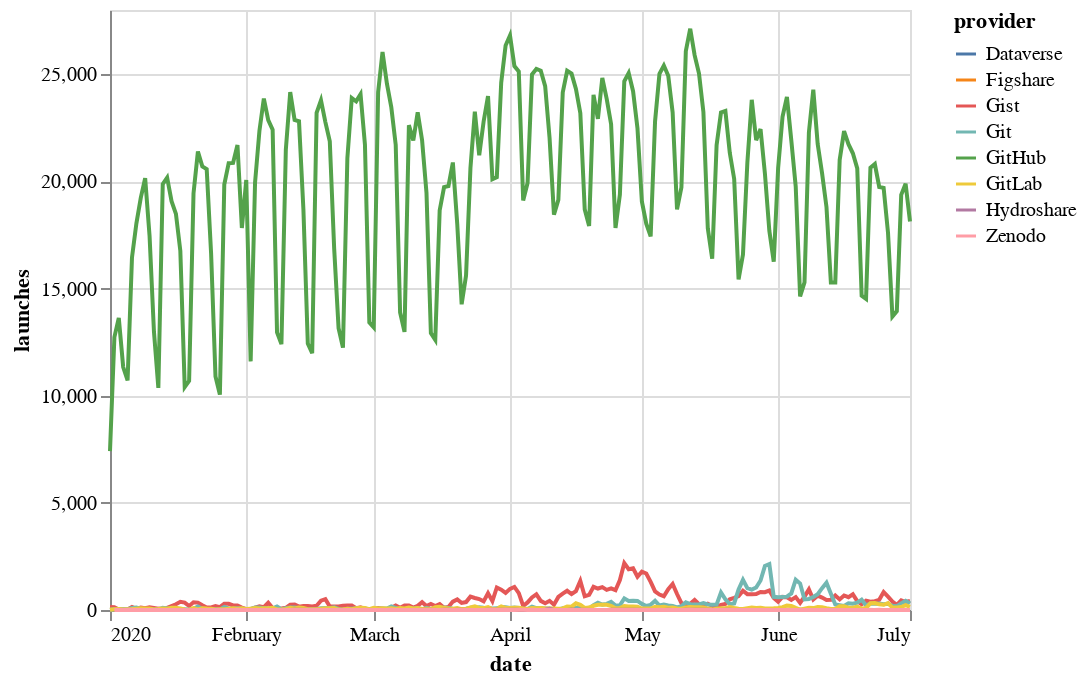

The code cell stored with this chart in its notebook:
### Markdown cell above
## Launches by provider

### Code cell
provider = data.groupby(['provider', 'date']).agg({'launches': 'sum'}).reset_index()
alt.Chart(provider).mark_line().encode(
    x="date",
    y="launches",
    color="provider"
)

### Figure 1 — Vega-Lite specification as saved in the notebook (floating-point values rounded to 4 significant figures; data arrays with more than 128 entries replaced by an {"elided": "..."} marker saying what was removed)
{"config": {"view": {"continuousWidth": 400, "continuousHeight": 300}}, "data": {"name": "data-9d1b9d915afd1ea34b965a0052a87794"}, "mark": "line", "encoding": {"color": {"type": "nominal", "field": "provider"}, "x": {"type": "temporal", "field": "date"}, "y": {"type": "quantitative", "field": "launches"}}, "$schema": "https://vega.github.io/schema/vega-lite/v4.0.2.json", "datasets": {"data-9d1b9d915afd1ea34b965a0052a87794": {"elided": "1031 records"}}}
